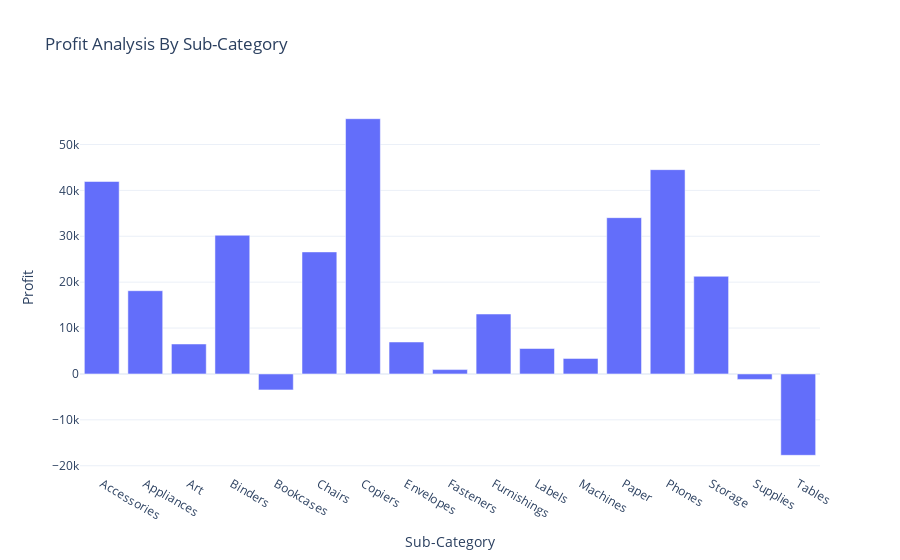

Write notebook code for a chart like this one.
### Code cell
fig = px.bar(profit_by_sub_category , x = "Sub-Category" , y = "Profit" , title = "Profit Analysis By Sub-Category") 
fig.show()

### Figure 1 — Plotly figure (JSON) as saved in the notebook; plotly's stock layout.template omitted (floating-point values rounded to 4 significant figures)
{"data": [{"hovertemplate": "Sub-Category=%{x}<br>Profit=%{y}<extra></extra>", "legendgroup": "", "marker": {"color": "#636efa", "pattern": {"shape": ""}}, "name": "", "orientation": "v", "showlegend": false, "textposition": "auto", "type": "bar", "x": ["Accessories", "Appliances", "Art", "Binders", "Bookcases", "Chairs", "Copiers", "Envelopes", "Fasteners", "Furnishings", "Labels", "Machines", "Paper", "Phones", "Storage", "Supplies", "Tables"], "xaxis": "x", "y": [41940.0, 18140.0, 6528.0, 30220.0, -3473.0, 26590.0, 55620.0, 6964.0, 949.5, 13060.0, 5546.0, 3385.0, 34050.0, 44520.0, 21280.0, -1189.0, -17730.0], "yaxis": "y"}], "layout": {"barmode": "relative", "legend": {"tracegroupgap": 0}, "title": {"text": "Profit Analysis By Sub-Category"}, "xaxis": {"anchor": "y", "domain": [0, 1], "title": {"text": "Sub-Category"}}, "yaxis": {"anchor": "x", "domain": [0, 1], "title": {"text": "Profit"}}}}
